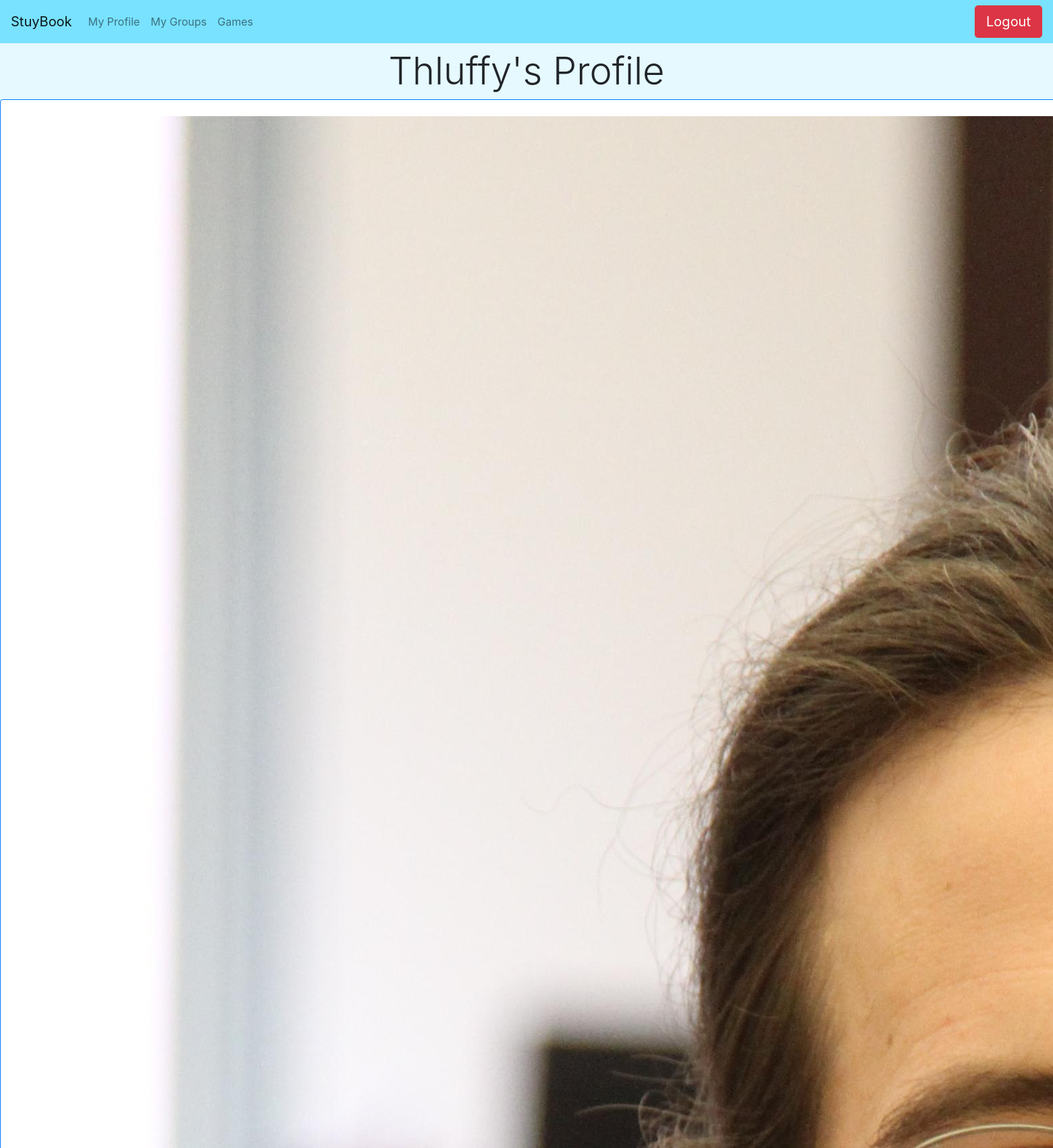
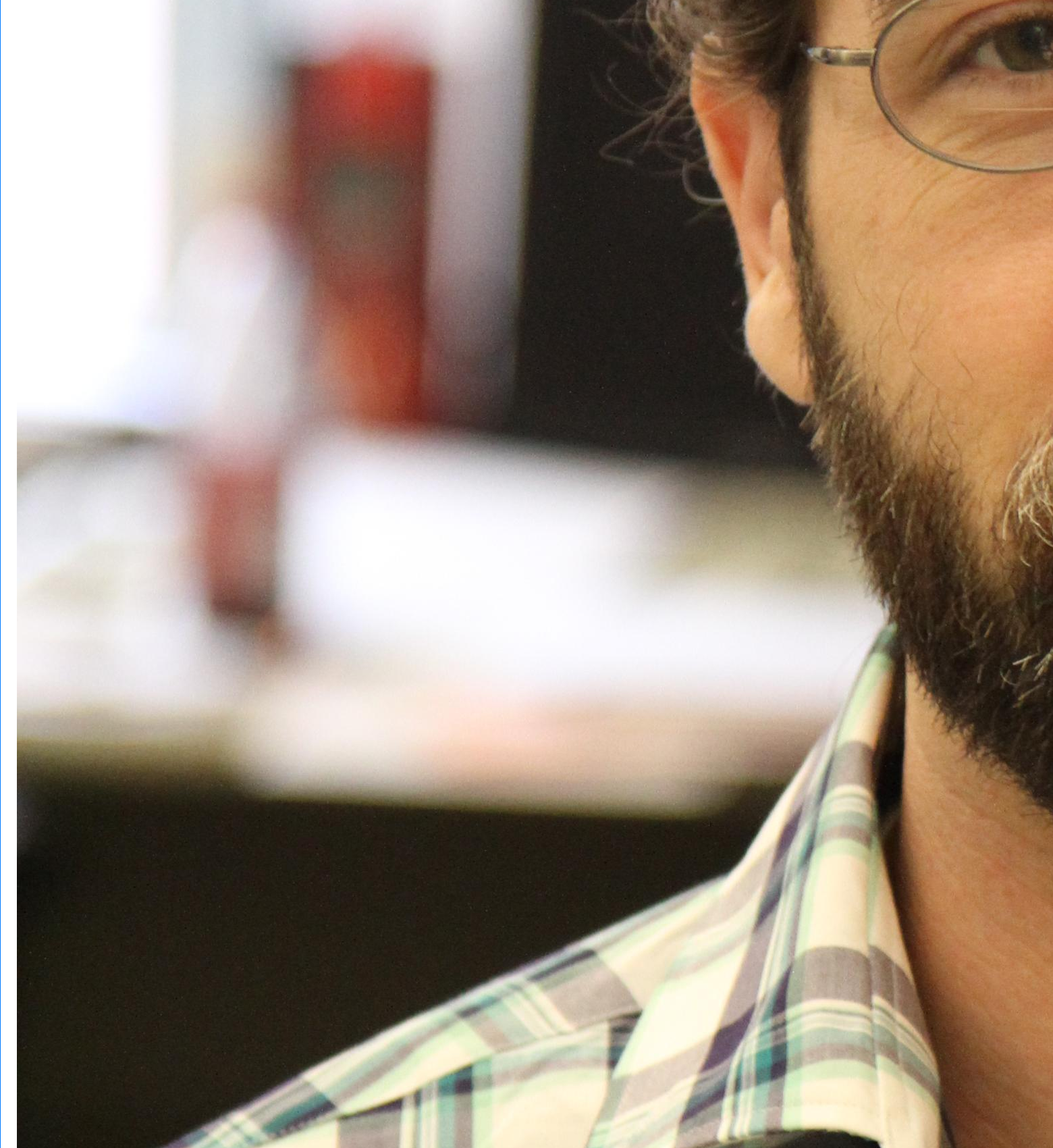
Screenshot of /myprofile (signed in, upper part) with the database file from the repository (2 pictures, top to bottom).
### tables this page shows
CREATE TABLE users (userID INTEGER PRIMARY KEY, email TEXT, username TEXT, password TEXT, displayName TEXT, image TEXT, bio TEXT);

### app.py (the view)
@app.route("/myprofile")
def profile():
    if "userID" not in session:
        return redirect(url_for('login'))
    if "registered" in session:
        message = True
        session.pop("registered")
    else:
        message = False
    c.execute("SELECT username, displayName, image, email, bio FROM users WHERE userID = '{}'".format(session['userID']))
    bruh = c.fetchone()
    schedule = getSchedule(c, session["userID"])
    return render_template('profile.html', username = bruh[0],
                                           displayName = bruh[1],
                                           schedule = schedule,
                                           image = bruh[2],
                                           email = bruh[3],
                                           bio = bruh[4], message=message)

### utl/dbfunc.py (called while the page is built)
def unblob(stuff):
    return marshal.loads(stuff)

def getSchedule(c,userID):
    c.execute("SELECT schedule FROM schedules WHERE scheduleID = '{}'".format(userID))
    return unblob(c.fetchall()[0][0])

### templates/profile.html (shortened to what this page needs)
{% extends "basenav.html" %}
{% block body %}
<div class="container p-2 text-center display-4">
  {{displayName}}'s Profile
</div>
<div class="card-group">
  <div class=" align-items-center">
    <img class = "shadow-sm p-4 mb-4 bg-white border border-primary rounded-top" src="{{image}}">
  </div>
</div>
<br>
{% endblock %}

### static/customcss/style.css (style rules this page uses)
body { background-color: #E5F9FF; }

### rows the page displays
users: displayName "Thluffy", image (picture)
